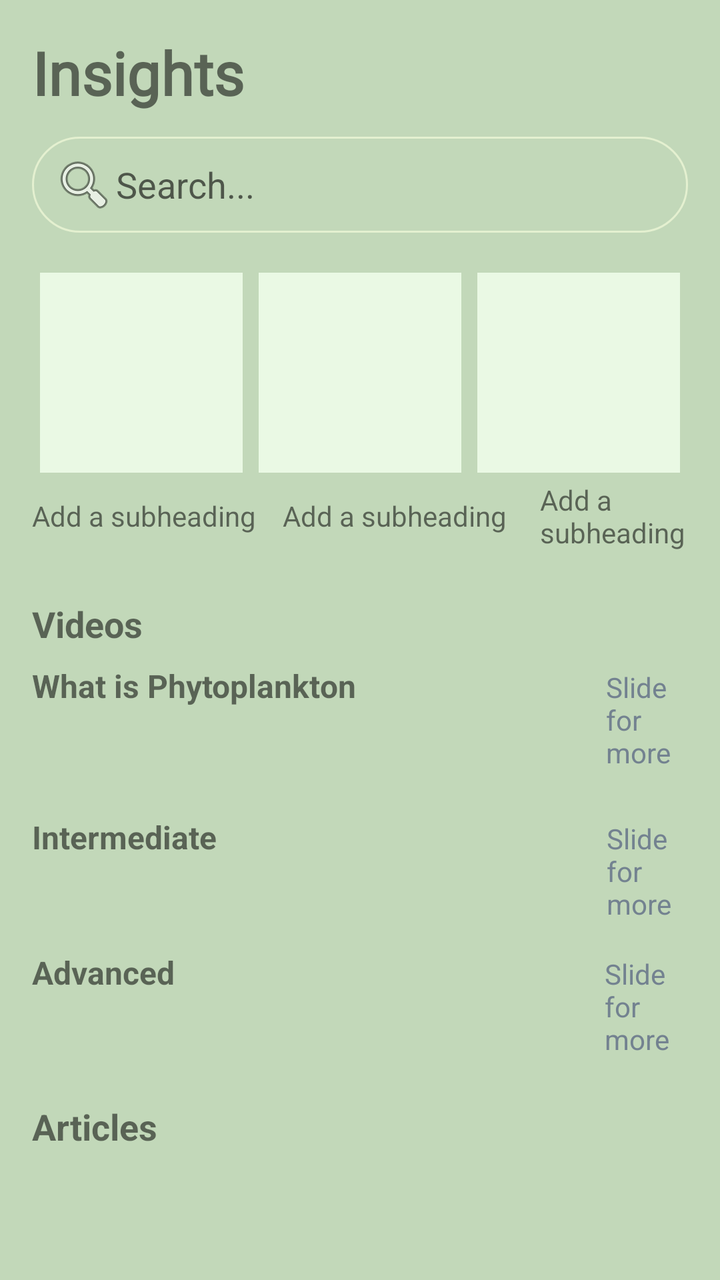
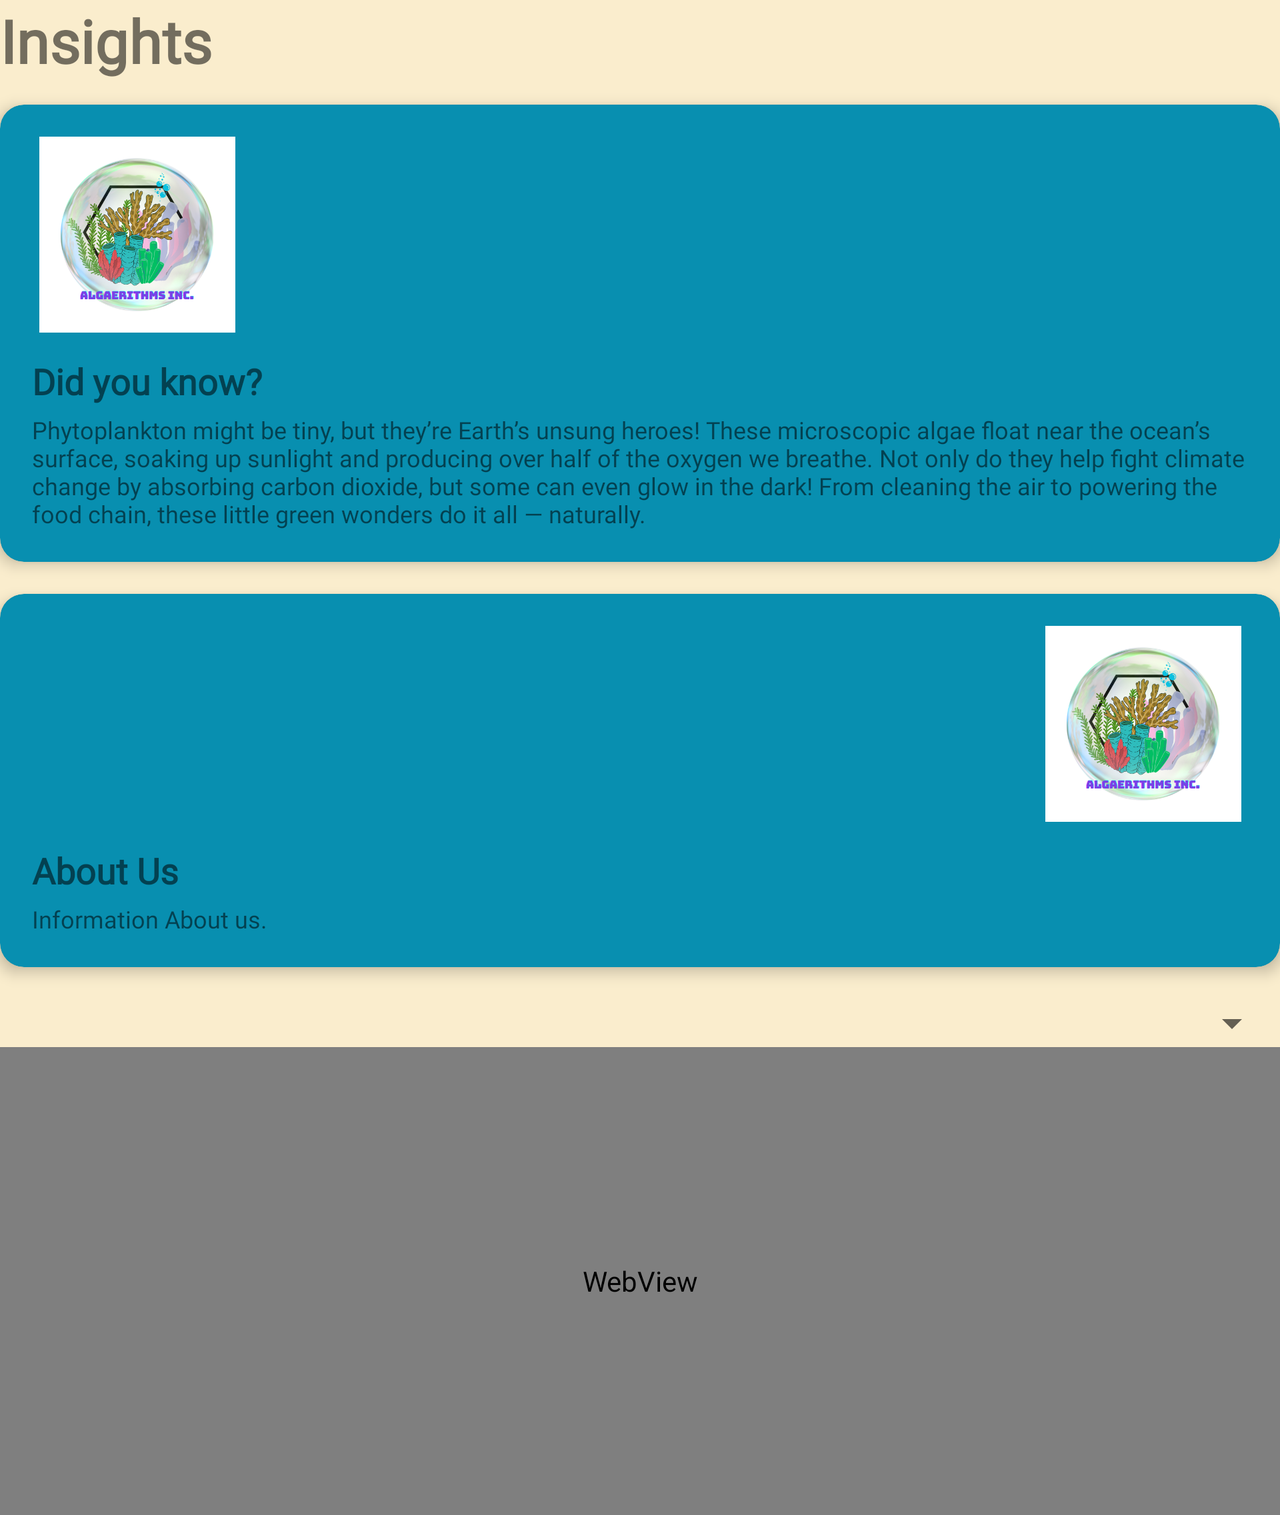

One screen, two layout resources from the same app: the default and the repository's alternative for another configuration. Each is rendered where Android would select it; the XML of both is given below.
<!-- AndroidManifest.xml: application theme Theme.PhytoplanktonAirSystems -->
<!-- res/layout/fragment_insights.xml -->
<?xml version="1.0" encoding="utf-8"?>
<ScrollView xmlns:android="http://schemas.android.com/apk/res/android"
    xmlns:app="http://schemas.android.com/apk/res-auto"
    xmlns:tools="http://schemas.android.com/tools"
    android:id="@+id/frameLayout2"
    android:layout_width="match_parent"
    android:layout_height="match_parent"
    android:background="@color/green"
    android:fillViewport="true"
    tools:context=".view.ui.home.insights.InsightsFragment">

    <LinearLayout
        android:orientation="vertical"
        android:padding="16dp"
        android:layout_width="match_parent"
        android:layout_height="wrap_content">

        <LinearLayout
            android:layout_width="wrap_content"
            android:layout_height="wrap_content"
            android:orientation="horizontal">

            <TextView
                android:id="@+id/insights_title"
                android:layout_width="wrap_content"
                android:layout_height="wrap_content"
                android:text="@string/insights"
                android:fontFamily="@font/quicksand_bold"
                android:textSize="30sp"
                android:textStyle="bold"
                android:layout_marginBottom="12dp" />

            <ImageView
                android:layout_width="53dp"
                android:layout_height="35dp"
                android:src="@drawable/community" />

        </LinearLayout>

        
        <EditText
            android:id="@+id/search_bar"
            android:layout_width="match_parent"
            android:layout_height="48dp"
            android:hint="Search..."
            android:background="@drawable/rounded_corners"
            android:padding="10dp"
            android:drawableStart="@android:drawable/ic_menu_search"
            android:layout_marginBottom="16dp"/>

        
        <LinearLayout
            android:layout_width="match_parent"
            android:layout_height="wrap_content"
            android:orientation="horizontal"
            android:gravity="center"
            android:weightSum="3">

            <LinearLayout
                android:layout_weight="1"
                android:layout_width="0dp"
                android:layout_height="100dp"
                android:orientation="vertical"
                android:gravity="center"
                android:background="#EAF9E4"
                android:layout_margin="4dp">

            </LinearLayout>

            <LinearLayout
                android:layout_weight="1"
                android:layout_width="0dp"
                android:layout_height="100dp"
                android:orientation="vertical"
                android:gravity="center"
                android:background="#EAF9E4"
                android:layout_margin="4dp">

            </LinearLayout>

            <LinearLayout
                android:layout_weight="1"
                android:layout_width="0dp"
                android:layout_height="100dp"
                android:orientation="vertical"
                android:gravity="center"
                android:background="#EAF9E4"
                android:layout_margin="4dp">


            </LinearLayout>
        </LinearLayout>

    <LinearLayout
        android:layout_width="match_parent"
        android:layout_height="wrap_content"
        android:orientation="horizontal"
        android:gravity="center"
        android:weightSum="3">

        <TextView
            android:layout_height="wrap_content"
            android:layout_width="wrap_content"

            android:text="Add a subheading    " />

        <TextView
            android:layout_height="wrap_content"
            android:layout_width="wrap_content"

            android:text="Add a subheading     " />

        <TextView
            android:layout_height="wrap_content"
            android:layout_width="wrap_content"

            android:text="Add a subheading" />

    </LinearLayout>

        
        <TextView
            android:layout_height="wrap_content"
            android:layout_width="wrap_content"
            android:text="Videos"
            android:textStyle="bold"
            android:textSize="18sp"
            android:layout_marginTop="24dp"/>

        
        <LinearLayout
            android:layout_width="match_parent"
            android:layout_height="wrap_content"
            android:orientation="horizontal"
            android:gravity="fill_horizontal"
            android:layout_marginTop="8dp">
            <TextView
                android:layout_height="wrap_content"
                android:layout_width="wrap_content"
                android:text="What is Phytoplankton"
                android:textStyle="bold"
                android:textSize="16sp"/>

            <TextView
                android:layout_height="wrap_content"
                android:layout_width="wrap_content"
                android:layout_marginStart="125dp"
                android:text="Slide for more"
                android:textColor="@color/dark_grey"/>
        </LinearLayout>

        <androidx.recyclerview.widget.RecyclerView
            android:id="@+id/basicInsightsRecycler"
            android:layout_width="match_parent"
            android:layout_height="wrap_content"
            android:layout_marginTop="8dp"
            android:overScrollMode="never"
            android:nestedScrollingEnabled="false"
            android:scrollbars="none"
            android:orientation="horizontal"/>

        
        <LinearLayout
            android:layout_width="match_parent"
            android:layout_height="wrap_content"
            android:orientation="horizontal"
            android:gravity="fill_horizontal"
            android:layout_marginTop="16dp">

            <TextView
                android:layout_height="wrap_content"
                android:layout_width="wrap_content"
                android:text="Intermediate"
                android:textStyle="bold"
                android:textSize="16sp"/>

            <TextView
                android:layout_height="wrap_content"
                android:layout_width="wrap_content"
                android:layout_marginStart="195dp"
                android:text="Slide for more"
                android:textColor="@color/dark_grey"/>
        </LinearLayout>

        <androidx.recyclerview.widget.RecyclerView
            android:id="@+id/intermediateInsightsRecycler"
            android:layout_width="match_parent"
            android:layout_height="wrap_content"
            android:nestedScrollingEnabled="false"
            android:orientation="horizontal"/>

        
        <LinearLayout
            android:layout_width="match_parent"
            android:layout_height="wrap_content"
            android:orientation="horizontal"
            android:gravity="fill_horizontal"
            android:layout_marginTop="16dp">

            <TextView
                android:layout_height="wrap_content"
                android:layout_width="wrap_content"
                android:text="Advanced"
                android:textStyle="bold"
                android:textSize="16sp"/>

            <TextView
                android:layout_height="wrap_content"
                android:layout_width="wrap_content"
                android:layout_marginStart="215dp"
                android:text="Slide for more"
                android:textColor="@color/dark_grey"/>
        </LinearLayout>

        <androidx.recyclerview.widget.RecyclerView
            android:id="@+id/advancedInsightsRecycler"
            android:layout_width="match_parent"
            android:layout_height="wrap_content"
            android:nestedScrollingEnabled="false"
            android:orientation="horizontal"/>

        
        <TextView
            android:layout_height="wrap_content"
            android:layout_width="wrap_content"
            android:text="Articles"
            android:textStyle="bold"
            android:textSize="18sp"
            android:layout_marginTop="24dp"/>

        <androidx.recyclerview.widget.RecyclerView
            android:id="@+id/articlesRecycler"
            android:layout_width="match_parent"
            android:layout_height="wrap_content"
            android:layout_marginTop="8dp"
            android:nestedScrollingEnabled="false"/>

    </LinearLayout>
</ScrollView>
<!-- resources referenced by this layout -->
<resources>
  <color name="dark_grey">#738290</color>
  <color name="green">#C2D8B9</color>
  <!-- drawable rounded_corners (drawable) -->
  <?xml version="1.0" encoding="utf-8"?>
  <shape xmlns:android="http://schemas.android.com/apk/res/android"
      android:shape="rectangle"
      >
  
      <corners android:radius="24dp"/>
      <stroke android:width="1dp" android:color="@color/light_green" />
  
  </shape>
  <string name="insights">Insights</string>
  <style name="Theme.PhytoplanktonAirSystems" parent="Theme.MaterialComponents.DayNight.DarkActionBar">
          
          <item name="colorPrimary">@color/purple_500</item>
          <item name="colorPrimaryVariant">@color/purple_700</item>
          <item name="colorOnPrimary">@color/white</item>
          
          <item name="colorSecondary">@color/teal_200</item>
          <item name="colorSecondaryVariant">@color/teal_700</item>
          <item name="colorOnSecondary">@color/black</item>
          
          <item name="android:statusBarColor">?attr/colorPrimaryVariant</item>
          
          <item name="android:windowFullscreen">true</item>
          <item name="windowActionBar">false</item>
      </style>
  <color name="light_green">#E4F0D0</color>
  <color name="purple_500">#FF6200EE</color>
  <color name="purple_700">#FF3700B3</color>
  <color name="white">#FFFFFFFF</color>
  <color name="teal_200">#FF03DAC5</color>
  <color name="teal_700">#FF018786</color>
  <color name="black">#FF000000</color>
</resources>
<!-- res/layout-land/fragment_insights.xml (the repository's variant of the layout above) -->
<!-- drawn on the phone turned sideways -->
<?xml version="1.0" encoding="utf-8"?>
<ScrollView xmlns:android="http://schemas.android.com/apk/res/android"
    xmlns:app="http://schemas.android.com/apk/res-auto"
    xmlns:tools="http://schemas.android.com/tools"
    android:id="@+id/frameLayout2"
    android:layout_width="match_parent"
    android:layout_height="match_parent"
    android:background="@color/beige"
    tools:context=".ui.home.insights.InsightsFragment">

    <LinearLayout
        android:orientation="vertical"
        android:layout_width="match_parent"
        android:layout_height="wrap_content">


        <LinearLayout
            android:layout_width="wrap_content"
            android:layout_height="wrap_content"
            android:orientation="horizontal">

            <TextView
                android:id="@+id/insights_title"
                android:layout_width="wrap_content"
                android:layout_height="wrap_content"
                android:text="@string/insights"
                android:fontFamily="@font/quicksand_bold"
                android:textSize="30sp"
                android:textStyle="bold"
                android:layout_marginBottom="12dp" />

            <ImageView
                android:layout_width="53dp"
                android:layout_height="35dp"
                android:src="@drawable/community" />

        </LinearLayout>


        
        <androidx.cardview.widget.CardView
            android:layout_width="match_parent"
            android:layout_height="wrap_content"
            android:layout_marginBottom="16dp"
            app:cardBackgroundColor="@color/ocean_teal"
            app:cardCornerRadius="12dp"
            app:cardElevation="4dp">

            <LinearLayout
                android:padding="16dp"
                android:orientation="vertical"
                android:layout_width="match_parent"
                android:layout_height="wrap_content">

                <ImageView
                    android:layout_width="105dp"
                    android:layout_height="98dp"
                    android:layout_gravity="left"
                    android:src="@drawable/algaerithms" />

                <TextView
                    android:layout_width="wrap_content"
                    android:layout_height="wrap_content"
                    android:text="@string/did_you_know"
                    android:fontFamily="@font/quicksand_bold"
                    android:textStyle="bold"
                    android:textSize="18sp"
                    android:layout_marginTop="12dp" />

                <TextView
                    android:layout_width="wrap_content"
                    android:layout_height="wrap_content"
                    android:fontFamily="@font/quicksand_bold"
                    android:textSize="12sp"
                    android:text="@string/test_info"
                    android:layout_marginTop="4dp" />

            </LinearLayout>
        </androidx.cardview.widget.CardView>

        

        <androidx.cardview.widget.CardView
            android:layout_width="match_parent"
            android:layout_height="wrap_content"
            android:layout_marginBottom="16dp"
            app:cardBackgroundColor="@color/ocean_teal"
            app:cardCornerRadius="12dp"
            app:cardElevation="4dp">

            <LinearLayout
                android:layout_width="match_parent"
                android:layout_height="wrap_content"
                android:orientation="vertical"
                android:padding="16dp">

                <ImageView
                    android:layout_width="105dp"
                    android:layout_height="98dp"
                    android:layout_gravity="right"
                    android:src="@drawable/algaerithms" />

                <TextView
                    android:layout_width="wrap_content"
                    android:layout_height="wrap_content"
                    android:layout_marginTop="12dp"
                    android:fontFamily="@font/quicksand_bold"
                    android:text="@string/about_us"
                    android:textSize="18sp"
                    android:textStyle="bold" />

                <TextView
                    android:layout_width="wrap_content"
                    android:layout_height="wrap_content"
                    android:layout_marginTop="4dp"
                    android:fontFamily="@font/quicksand_bold"
                    android:text="@string/information_about_us"
                    android:textSize="12sp" />

            </LinearLayout>
        </androidx.cardview.widget.CardView>

        <Spinner
            android:id="@+id/video_spinner"
            android:layout_width="match_parent"
            android:layout_height="wrap_content" />

        <WebView
            android:id="@+id/video_webview"
            android:layout_width="match_parent"
            android:layout_height="234dp"
            android:layout_weight="1"
            tools:ignore="WebViewLayout" />
    </LinearLayout>

</ScrollView>
<!-- resources referenced by the variant -->
<!-- as the phone turned sideways resolves them -->
<resources>
  <color name="beige">#FAEDCD</color>
  <color name="ocean_teal">#088FB0</color>
  <!-- drawable algaerithms: png bitmap (drawable, 207600 bytes) -->
  <string name="about_us">About Us</string>
  <string name="did_you_know">Did you know?</string>
  <string name="information_about_us">Information About us.</string>
  <string name="insights">Insights</string>
  <string name="test_info">Phytoplankton might be tiny, but they’re Earth’s unsung heroes! These microscopic algae float near the ocean’s surface, soaking up sunlight and producing over half of the oxygen we breathe. Not only do they help fight climate change by absorbing carbon dioxide, but some can even glow in the dark! From cleaning the air to powering the food chain, these little green wonders do it all — naturally.</string>
  <style name="Theme.PhytoplanktonAirSystems" parent="Theme.MaterialComponents.DayNight.DarkActionBar">
          
          <item name="colorPrimary">@color/purple_500</item>
          <item name="colorPrimaryVariant">@color/purple_700</item>
          <item name="colorOnPrimary">@color/white</item>
          
          <item name="colorSecondary">@color/teal_200</item>
          <item name="colorSecondaryVariant">@color/teal_700</item>
          <item name="colorOnSecondary">@color/black</item>
          
          <item name="android:statusBarColor">?attr/colorPrimaryVariant</item>
          
          <item name="android:windowFullscreen">true</item>
          <item name="windowActionBar">false</item>
      </style>
  <color name="purple_500">#FF6200EE</color>
  <color name="purple_700">#FF3700B3</color>
  <color name="white">#FFFFFFFF</color>
  <color name="teal_200">#FF03DAC5</color>
  <color name="teal_700">#FF018786</color>
  <color name="black">#FF000000</color>
</resources>
